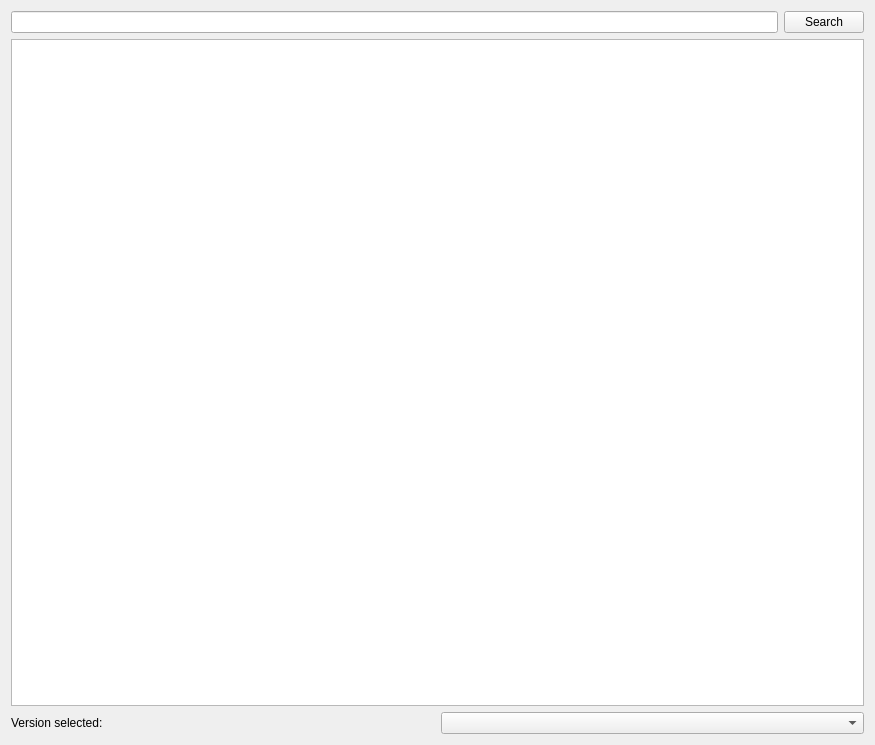
<?xml version="1.0" encoding="UTF-8"?>
<ui version="4.0">
 <class>FtbPage</class>
 <widget class="QWidget" name="FtbPage">
  <property name="geometry">
   <rect>
    <x>0</x>
    <y>0</y>
    <width>875</width>
    <height>745</height>
   </rect>
  </property>
  <layout class="QGridLayout" name="gridLayout">
   <item row="1" column="0" colspan="2">
    <widget class="QListView" name="packView">
     <property name="horizontalScrollBarPolicy">
      <enum>Qt::ScrollBarAlwaysOff</enum>
     </property>
     <property name="alternatingRowColors">
      <bool>true</bool>
     </property>
     <property name="iconSize">
      <size>
       <width>48</width>
       <height>48</height>
      </size>
     </property>
    </widget>
   </item>
   <item row="0" column="1">
    <widget class="QPushButton" name="searchButton">
     <property name="text">
      <string>Search</string>
     </property>
    </widget>
   </item>
   <item row="0" column="0">
    <widget class="QLineEdit" name="searchEdit"/>
   </item>
   <item row="2" column="0" colspan="2">
    <layout class="QGridLayout" name="gridLayout_4" columnstretch="0,0" rowminimumheight="0,0" columnminimumwidth="0,0">
     <item row="0" column="1">
      <widget class="QComboBox" name="versionSelectionBox"/>
     </item>
     <item row="0" column="0">
      <widget class="QLabel" name="label">
       <property name="text">
        <string>Version selected:</string>
       </property>
      </widget>
     </item>
    </layout>
   </item>
  </layout>
 </widget>
 <tabstops>
  <tabstop>searchEdit</tabstop>
  <tabstop>searchButton</tabstop>
  <tabstop>packView</tabstop>
 </tabstops>
 <resources/>
 <connections/>
</ui>
